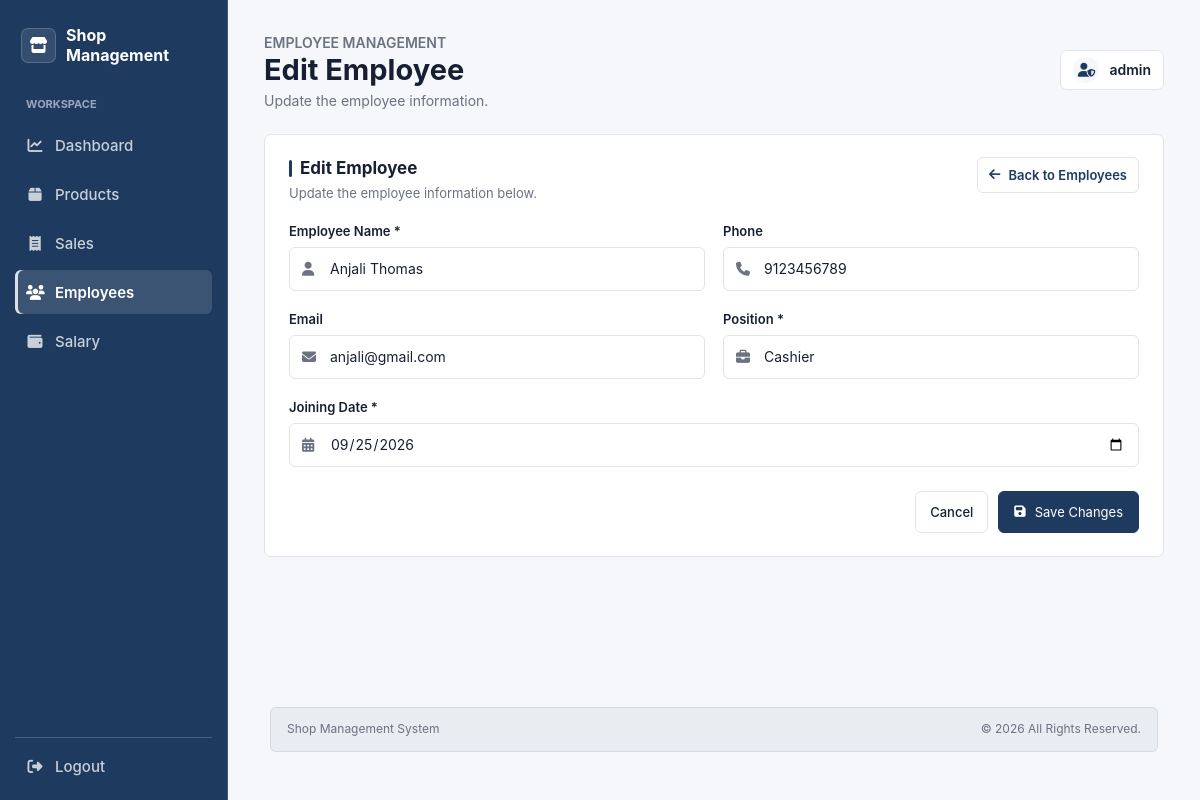
Screenshot of /employees/edit.php?id=2 (signed in) with the database file from the repository.
### tables this page shows
CREATE TABLE `employees` (
  `id` int(11) NOT NULL,
  `name` varchar(100) NOT NULL,
  `phone` varchar(20) DEFAULT NULL,
  `email` varchar(100) DEFAULT NULL,
  `position` varchar(100) DEFAULT NULL,
  `joining_date` date DEFAULT NULL
);

### employees/edit.php (the view, shortened to what this page needs)
<?php
include __DIR__ . "/../db.php";
$id = intval($_GET["id"]);
$admin_username = htmlspecialchars($_SESSION["username"], ENT_QUOTES, "UTF-8");
$name = "";
$phone = "";
$email = "";
$position = "";
$joining_date = "";
 $employee_stmt = mysqli_prepare(
	$conn,
	"SELECT * FROM employees
	WHERE id = ?"
);
mysqli_stmt_bind_param(
	$employee_stmt,
	"i",
	$id
);
mysqli_stmt_execute($employee_stmt);
$employee_result = mysqli_stmt_get_result($employee_stmt);
$employee = mysqli_fetch_assoc($employee_result);
if (!isset($_POST["update_employee"])) {
	$name = $employee["name"];
	$phone = $employee["phone"] ?? "";
	$email = $employee["email"] ?? "";
	$position = $employee["position"] ?? "";
	$joining_date = $employee["joining_date"] ?? "";
}
?>
<!DOCTYPE html>
<html lang="en">
<head>
	<link rel="stylesheet" href="../css/style.css">
</head>
<body class="shop-dashboard products-page">
	<div class="dashboard-shell">
		<aside class="dashboard-sidebar" aria-label="Main navigation">
			<a class="dashboard-brand" href="../dashboard.php">
				<span class="dashboard-brand-icon" aria-hidden="true"><i class="fa-solid fa-store"></i></span>
				<span>Shop Management</span>
			</a>
			<nav class="dashboard-nav" aria-label="Primary">
				<a class="dashboard-nav-link" href="../dashboard.php">
					<i class="fa-solid fa-chart-line" aria-hidden="true"></i><span>Dashboard</span>
				</a>
				<a class="dashboard-nav-link" href="../products/view.php">
					<i class="fa-solid fa-box" aria-hidden="true"></i><span>Products</span>
				</a>
				<a class="dashboard-nav-link" href="../sales/view.php">
					<i class="fa-solid fa-receipt" aria-hidden="true"></i><span>Sales</span>
				</a>
				<a class="dashboard-nav-link is-current" href="view.php" aria-current="page">
					<i class="fa-solid fa-users" aria-hidden="true"></i><span>Employees</span>
				</a>
				<a class="dashboard-nav-link" href="../salary/view.php">
					<i class="fa-solid fa-wallet" aria-hidden="true"></i><span>Salary</span>
				</a>
			</nav>
			<a class="dashboard-logout" href="../logout.php">
				<i class="fa-solid fa-right-from-bracket" aria-hidden="true"></i><span>Logout</span>
			</a>
		</aside>
		<main class="dashboard-main products-main product-form-main">
			<header class="dashboard-header products-page-header">
				<div class="dashboard-heading">
					<p class="product-page-label">EMPLOYEE MANAGEMENT</p>
					<h1>Edit Employee</h1>
					<p>Update the employee information.</p>
				</div>
				<div class="dashboard-profile" aria-label="Admin profile">
					<span class="dashboard-profile-icon" aria-hidden="true"><i class="fa-solid fa-user-shield"></i></span>
					<span><?php echo $admin_username; ?></span>
				</div>
			</header>
			<section class="dashboard-panel product-form-panel" aria-labelledby="edit-employee-title">
				<div class="dashboard-panel-heading product-form-heading">
					<div>
						<h2 id="edit-employee-title">Edit Employee</h2>
						<p>Update the employee information below.</p>
					</div>
					<a class="product-back-link product-back-link--button" href="view.php"><i class="fa-solid fa-arrow-left" aria-hidden="true"></i><span>Back to Employees</span></a>
				</div>
				<form class="product-data-form" method="post" action="edit.php?id=<?php echo $id; ?>">
					<div class="product-form-grid">
						<div class="product-form-field">
							<label for="employee-name">Employee Name <span aria-hidden="true">*</span></label>
							<div class="product-form-input">
								<i class="fa-solid fa-user" aria-hidden="true"></i>
								<input id="employee-name" name="name" type="text" placeholder="Enter employee name" value="<?php echo htmlspecialchars((string) $name, ENT_QUOTES, "UTF-8"); ?>" required>
							</div>
						</div>
						<div class="product-form-field">
							<label for="employee-phone">Phone</label>
							<div class="product-form-input">
								<i class="fa-solid fa-phone" aria-hidden="true"></i>
								<input id="employee-phone" name="phone" type="tel" inputmode="numeric" pattern="[0-9]{10}" maxlength="10" title="Enter exactly 10 digits." placeholder="Enter phone number" value="<?php echo htmlspecialchars((string) $phone, ENT_QUOTES, "UTF-8"); ?>">
							</div>
						</div>
						<div class="product-form-field">
							<label for="employee-email">Email</label>
							<div class="product-form-input">
								<i class="fa-solid fa-envelope" aria-hidden="true"></i>
								<input id="employee-email" name="email" type="email" placeholder="Enter email address" value="<?php echo htmlspecialchars((string) $email, ENT_QUOTES, "UTF-8"); ?>">
							</div>
						</div>
						<div class="product-form-field">
							<label for="employee-position">Position <span aria-hidden="true">*</span></label>
							<div class="product-form-input">
								<i class="fa-solid fa-briefcase" aria-hidden="true"></i>
								<input id="employee-position" name="position" type="text" placeholder="Example: Sales Assistant" value="<?php echo htmlspecialchars((string) $position, ENT_QUOTES, "UTF-8"); ?>" required>
							</div>
						</div>
					</div>
					<br>
					<div class="product-form-field">
						<label for="employee-joining-date">Joining Date <span aria-hidden="true">*</span></label>
						<div class="product-form-input">
							<i class="fa-solid fa-calendar-days" aria-hidden="true"></i>
							<input id="employee-joining-date" name="joining_date" type="date" value="<?php echo htmlspecialchars((string) $joining_date, ENT_QUOTES, "UTF-8"); ?>" required>
						</div>
					</div>
					<div class="product-form-actions">
						<a class="product-secondary-button" href="view.php">Cancel</a>
						<button class="products-add-button" type="submit" name="update_employee">
							<i class="fa-solid fa-floppy-disk" aria-hidden="true"></i><span>Save Changes</span>
						</button>
					</div>
				</form>
			</section>
			<footer class="dashboard-footer">
				<span>Shop Management System</span>
				<span>&copy; 2026 All Rights Reserved.</span>
			</footer>
		</main>
	</div>
</body>
</html>

### rows the page displays
employees: name "Anjali Thomas", phone "9123456789", email "anjali@gmail.com", position "Cashier", joining_date "09/25/2026"

### other values shown
$admin_username "admin"
